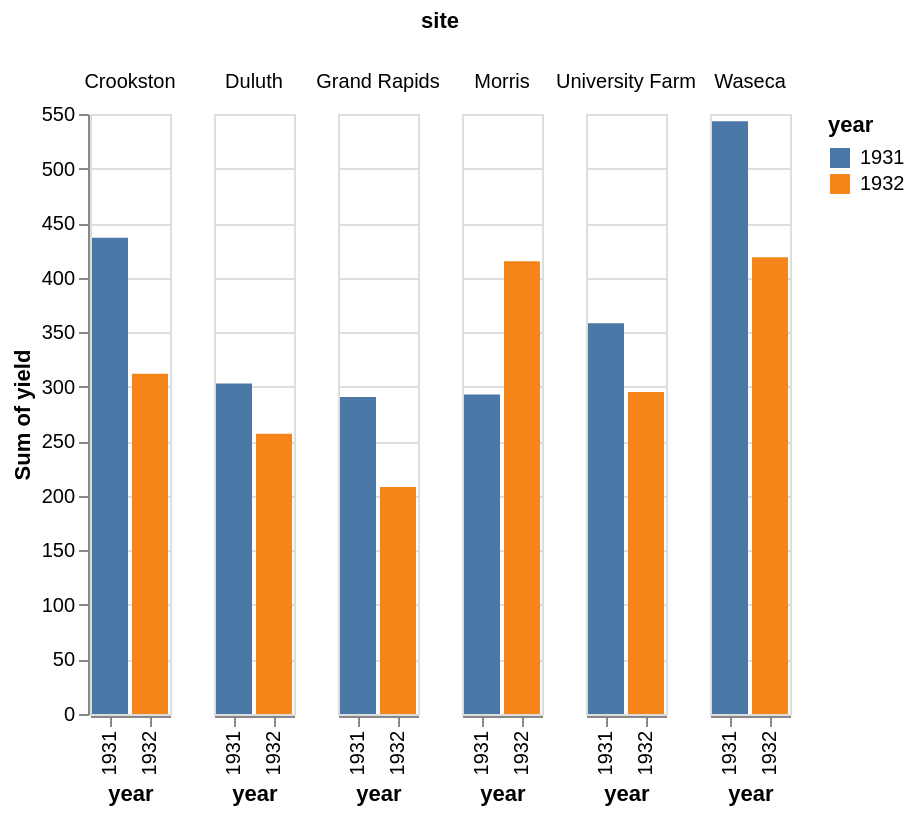

Here is the Vega-Lite specification saved for this chart:
### Vega-Lite specification from a JSON file in a GitHub repository (floating-point values rounded to 4 significant figures)
{"config": {"view": {"continuousWidth": 400, "continuousHeight": 300}}, "data": {"name": "data-093ece8c35bb2d41094cfb6138ec810b"}, "mark": "bar", "encoding": {"color": {"type": "nominal", "field": "year"}, "column": {"type": "nominal", "field": "site"}, "x": {"type": "ordinal", "field": "year"}, "y": {"type": "quantitative", "aggregate": "sum", "field": "yield"}}, "$schema": "https://vega.github.io/schema/vega-lite/v4.8.1.json", "datasets": {"data-093ece8c35bb2d41094cfb6138ec810b": [{"yield": 27, "variety": "Manchuria", "year": 1931, "site": "University Farm"}, {"yield": 48.87, "variety": "Manchuria", "year": 1931, "site": "Waseca"}, {"yield": 27.43, "variety": "Manchuria", "year": 1931, "site": "Morris"}, {"yield": 39.93, "variety": "Manchuria", "year": 1931, "site": "Crookston"}, {"yield": 32.97, "variety": "Manchuria", "year": 1931, "site": "Grand Rapids"}, {"yield": 28.97, "variety": "Manchuria", "year": 1931, "site": "Duluth"}, {"yield": 43.07, "variety": "Glabron", "year": 1931, "site": "University Farm"}, {"yield": 55.2, "variety": "Glabron", "year": 1931, "site": "Waseca"}, {"yield": 28.77, "variety": "Glabron", "year": 1931, "site": "Morris"}, {"yield": 38.13, "variety": "Glabron", "year": 1931, "site": "Crookston"}, {"yield": 29.13, "variety": "Glabron", "year": 1931, "site": "Grand Rapids"}, {"yield": 29.67, "variety": "Glabron", "year": 1931, "site": "Duluth"}, {"yield": 35.13, "variety": "Svansota", "year": 1931, "site": "University Farm"}, {"yield": 47.33, "variety": "Svansota", "year": 1931, "site": "Waseca"}, {"yield": 25.77, "variety": "Svansota", "year": 1931, "site": "Morris"}, {"yield": 40.47, "variety": "Svansota", "year": 1931, "site": "Crookston"}, {"yield": 29.67, "variety": "Svansota", "year": 1931, "site": "Grand Rapids"}, {"yield": 25.7, "variety": "Svansota", "year": 1931, "site": "Duluth"}, {"yield": 39.9, "variety": "Velvet", "year": 1931, "site": "University Farm"}, {"yield": 50.23, "variety": "Velvet", "year": 1931, "site": "Waseca"}, {"yield": 26.13, "variety": "Velvet", "year": 1931, "site": "Morris"}, {"yield": 41.33, "variety": "Velvet", "year": 1931, "site": "Crookston"}, {"yield": 23.03, "variety": "Velvet", "year": 1931, "site": "Grand Rapids"}, {"yield": 26.3, "variety": "Velvet", "year": 1931, "site": "Duluth"}, {"yield": 36.57, "variety": "Trebi", "year": 1931, "site": "University Farm"}, {"yield": 63.83, "variety": "Trebi", "year": 1931, "site": "Waseca"}, {"yield": 43.77, "variety": "Trebi", "year": 1931, "site": "Morris"}, {"yield": 46.93, "variety": "Trebi", "year": 1931, "site": "Crookston"}, {"yield": 29.77, "variety": "Trebi", "year": 1931, "site": "Grand Rapids"}, {"yield": 33.93, "variety": "Trebi", "year": 1931, "site": "Duluth"}, {"yield": 43.27, "variety": "No. 457", "year": 1931, "site": "University Farm"}, {"yield": 58.1, "variety": "No. 457", "year": 1931, "site": "Waseca"}, {"yield": 28.7, "variety": "No. 457", "year": 1931, "site": "Morris"}, {"yield": 45.67, "variety": "No. 457", "year": 1931, "site": "Crookston"}, {"yield": 32.17, "variety": "No. 457", "year": 1931, "site": "Grand Rapids"}, {"yield": 33.6, "variety": "No. 457", "year": 1931, "site": "Duluth"}, {"yield": 36.6, "variety": "No. 462", "year": 1931, "site": "University Farm"}, {"yield": 65.77, "variety": "No. 462", "year": 1931, "site": "Waseca"}, {"yield": 30.37, "variety": "No. 462", "year": 1931, "site": "Morris"}, {"yield": 48.57, "variety": "No. 462", "year": 1931, "site": "Crookston"}, {"yield": 24.93, "variety": "No. 462", "year": 1931, "site": "Grand Rapids"}, {"yield": 28.1, "variety": "No. 462", "year": 1931, "site": "Duluth"}, {"yield": 32.77, "variety": "Peatland", "year": 1931, "site": "University Farm"}, {"yield": 48.57, "variety": "Peatland", "year": 1931, "site": "Waseca"}, {"yield": 29.87, "variety": "Peatland", "year": 1931, "site": "Morris"}, {"yield": 41.6, "variety": "Peatland", "year": 1931, "site": "Crookston"}, {"yield": 34.7, "variety": "Peatland", "year": 1931, "site": "Grand Rapids"}, {"yield": 32, "variety": "Peatland", "year": 1931, "site": "Duluth"}, {"yield": 24.67, "variety": "No. 475", "year": 1931, "site": "University Farm"}, {"yield": 46.77, "variety": "No. 475", "year": 1931, "site": "Waseca"}, {"yield": 22.6, "variety": "No. 475", "year": 1931, "site": "Morris"}, {"yield": 44.1, "variety": "No. 475", "year": 1931, "site": "Crookston"}, {"yield": 19.7, "variety": "No. 475", "year": 1931, "site": "Grand Rapids"}, {"yield": 33.07, "variety": "No. 475", "year": 1931, "site": "Duluth"}, {"yield": 39.3, "variety": "Wisconsin No. 38", "year": 1931, "site": "University Farm"}, {"yield": 58.8, "variety": "Wisconsin No. 38", "year": 1931, "site": "Waseca"}, {"yield": 29.47, "variety": "Wisconsin No. 38", "year": 1931, "site": "Morris"}, {"yield": 49.87, "variety": "Wisconsin No. 38", "year": 1931, "site": "Crookston"}, {"yield": 34.47, "variety": "Wisconsin No. 38", "year": 1931, "site": "Grand Rapids"}, {"yield": 31.6, "variety": "Wisconsin No. 38", "year": 1931, "site": "Duluth"}, {"yield": 26.9, "variety": "Manchuria", "year": 1932, "site": "University Farm"}, {"yield": 33.47, "variety": "Manchuria", "year": 1932, "site": "Waseca"}, {"yield": 34.37, "variety": "Manchuria", "year": 1932, "site": "Morris"}, {"yield": 32.97, "variety": "Manchuria", "year": 1932, "site": "Crookston"}, {"yield": 22.13, "variety": "Manchuria", "year": 1932, "site": "Grand Rapids"}, {"yield": 22.57, "variety": "Manchuria", "year": 1932, "site": "Duluth"}, {"yield": 36.8, "variety": "Glabron", "year": 1932, "site": "University Farm"}, {"yield": 37.73, "variety": "Glabron", "year": 1932, "site": "Waseca"}, {"yield": 35.13, "variety": "Glabron", "year": 1932, "site": "Morris"}, {"yield": 26.17, "variety": "Glabron", "year": 1932, "site": "Crookston"}, {"yield": 14.43, "variety": "Glabron", "year": 1932, "site": "Grand Rapids"}, {"yield": 25.87, "variety": "Glabron", "year": 1932, "site": "Duluth"}, {"yield": 27.43, "variety": "Svansota", "year": 1932, "site": "University Farm"}, {"yield": 38.5, "variety": "Svansota", "year": 1932, "site": "Waseca"}, {"yield": 35.03, "variety": "Svansota", "year": 1932, "site": "Morris"}, {"yield": 20.63, "variety": "Svansota", "year": 1932, "site": "Crookston"}, {"yield": 16.63, "variety": "Svansota", "year": 1932, "site": "Grand Rapids"}, {"yield": 22.23, "variety": "Svansota", "year": 1932, "site": "Duluth"}, {"yield": 26.8, "variety": "Velvet", "year": 1932, "site": "University Farm"}, {"yield": 37.4, "variety": "Velvet", "year": 1932, "site": "Waseca"}, {"yield": 38.83, "variety": "Velvet", "year": 1932, "site": "Morris"}, {"yield": 32.07, "variety": "Velvet", "year": 1932, "site": "Crookston"}, {"yield": 32.23, "variety": "Velvet", "year": 1932, "site": "Grand Rapids"}, {"yield": 22.47, "variety": "Velvet", "year": 1932, "site": "Duluth"}, {"yield": 29.07, "variety": "Trebi", "year": 1932, "site": "University Farm"}, {"yield": 49.23, "variety": "Trebi", "year": 1932, "site": "Waseca"}, {"yield": 46.63, "variety": "Trebi", "year": 1932, "site": "Morris"}, {"yield": 41.83, "variety": "Trebi", "year": 1932, "site": "Crookston"}, {"yield": 20.63, "variety": "Trebi", "year": 1932, "site": "Grand Rapids"}, {"yield": 30.6, "variety": "Trebi", "year": 1932, "site": "Duluth"}, {"yield": 26.43, "variety": "No. 457", "year": 1932, "site": "University Farm"}, {"yield": 42.2, "variety": "No. 457", "year": 1932, "site": "Waseca"}, {"yield": 43.53, "variety": "No. 457", "year": 1932, "site": "Morris"}, {"yield": 34.33, "variety": "No. 457", "year": 1932, "site": "Crookston"}, {"yield": 19.47, "variety": "No. 457", "year": 1932, "site": "Grand Rapids"}, {"yield": 22.7, "variety": "No. 457", "year": 1932, "site": "Duluth"}, {"yield": 25.57, "variety": "No. 462", "year": 1932, "site": "University Farm"}, {"yield": 44.7, "variety": "No. 462", "year": 1932, "site": "Waseca"}, {"yield": 47, "variety": "No. 462", "year": 1932, "site": "Morris"}, {"yield": 30.53, "variety": "No. 462", "year": 1932, "site": "Crookston"}, {"yield": 19.9, "variety": "No. 462", "year": 1932, "site": "Grand Rapids"}, {"yield": 22.5, "variety": "No. 462", "year": 1932, "site": "Duluth"}, {"yield": 28.07, "variety": "Peatland", "year": 1932, "site": "University Farm"}, {"yield": 36.03, "variety": "Peatland", "year": 1932, "site": "Waseca"}, {"yield": 43.2, "variety": "Peatland", "year": 1932, "site": "Morris"}, {"yield": 25.23, "variety": "Peatland", "year": 1932, "site": "Crookston"}, {"yield": 26.77, "variety": "Peatland", "year": 1932, "site": "Grand Rapids"}, {"yield": 31.37, "variety": "Peatland", "year": 1932, "site": "Duluth"}, {"yield": 30, "variety": "No. 475", "year": 1932, "site": "University Farm"}, {"yield": 41.27, "variety": "No. 475", "year": 1932, "site": "Waseca"}, {"yield": 44.23, "variety": "No. 475", "year": 1932, "site": "Morris"}, {"yield": 32.13, "variety": "No. 475", "year": 1932, "site": "Crookston"}, {"yield": 15.23, "variety": "No. 475", "year": 1932, "site": "Grand Rapids"}, {"yield": 27.37, "variety": "No. 475", "year": 1932, "site": "Duluth"}, {"yield": 38, "variety": "Wisconsin No. 38", "year": 1932, "site": "University Farm"}, {"yield": 58.17, "variety": "Wisconsin No. 38", "year": 1932, "site": "Waseca"}, {"yield": 47.17, "variety": "Wisconsin No. 38", "year": 1932, "site": "Morris"}, {"yield": 35.9, "variety": "Wisconsin No. 38", "year": 1932, "site": "Crookston"}, {"yield": 20.67, "variety": "Wisconsin No. 38", "year": 1932, "site": "Grand Rapids"}, {"yield": 29.33, "variety": "Wisconsin No. 38", "year": 1932, "site": "Duluth"}]}}
